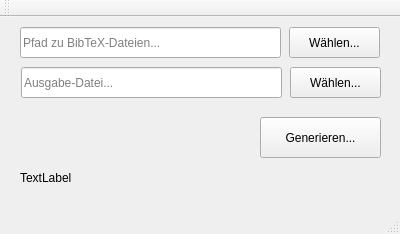
<?xml version="1.0" encoding="UTF-8"?>
<ui version="4.0">
 <class>MainWindow</class>
 <widget class="QMainWindow" name="MainWindow">
  <property name="geometry">
   <rect>
    <x>0</x>
    <y>0</y>
    <width>400</width>
    <height>234</height>
   </rect>
  </property>
  <property name="windowTitle">
   <string>MainWindow</string>
  </property>
  <widget class="QWidget" name="centralWidget">
   <widget class="QPushButton" name="button_generate">
    <property name="geometry">
     <rect>
      <x>260</x>
      <y>100</y>
      <width>121</width>
      <height>41</height>
     </rect>
    </property>
    <property name="text">
     <string>Generieren...</string>
    </property>
   </widget>
   <widget class="QLineEdit" name="md_file">
    <property name="geometry">
     <rect>
      <x>20</x>
      <y>10</y>
      <width>261</width>
      <height>31</height>
     </rect>
    </property>
    <property name="placeholderText">
     <string>Pfad zu BibTeX-Dateien...</string>
    </property>
   </widget>
   <widget class="QPushButton" name="button_choose_md_file">
    <property name="geometry">
     <rect>
      <x>289</x>
      <y>10</y>
      <width>91</width>
      <height>31</height>
     </rect>
    </property>
    <property name="text">
     <string>Wählen...</string>
    </property>
   </widget>
   <widget class="QLineEdit" name="file">
    <property name="geometry">
     <rect>
      <x>21</x>
      <y>50</y>
      <width>261</width>
      <height>31</height>
     </rect>
    </property>
    <property name="placeholderText">
     <string>Ausgabe-Datei...</string>
    </property>
   </widget>
   <widget class="QPushButton" name="button_choose_file">
    <property name="geometry">
     <rect>
      <x>290</x>
      <y>50</y>
      <width>91</width>
      <height>31</height>
     </rect>
    </property>
    <property name="text">
     <string>Wählen...</string>
    </property>
   </widget>
   <widget class="QLabel" name="status">
    <property name="geometry">
     <rect>
      <x>20</x>
      <y>150</y>
      <width>361</width>
      <height>21</height>
     </rect>
    </property>
    <property name="text">
     <string>TextLabel</string>
    </property>
    <property name="alignment">
     <set>Qt::AlignLeading|Qt::AlignLeft|Qt::AlignVCenter</set>
    </property>
   </widget>
  </widget>
  <widget class="QMenuBar" name="menuBar">
   <property name="geometry">
    <rect>
     <x>0</x>
     <y>0</y>
     <width>400</width>
     <height>20</height>
    </rect>
   </property>
  </widget>
  <widget class="QToolBar" name="mainToolBar">
   <attribute name="toolBarArea">
    <enum>TopToolBarArea</enum>
   </attribute>
   <attribute name="toolBarBreak">
    <bool>false</bool>
   </attribute>
  </widget>
  <widget class="QStatusBar" name="statusBar"/>
 </widget>
 <layoutdefault spacing="6" margin="11"/>
 <resources/>
 <connections/>
</ui>
